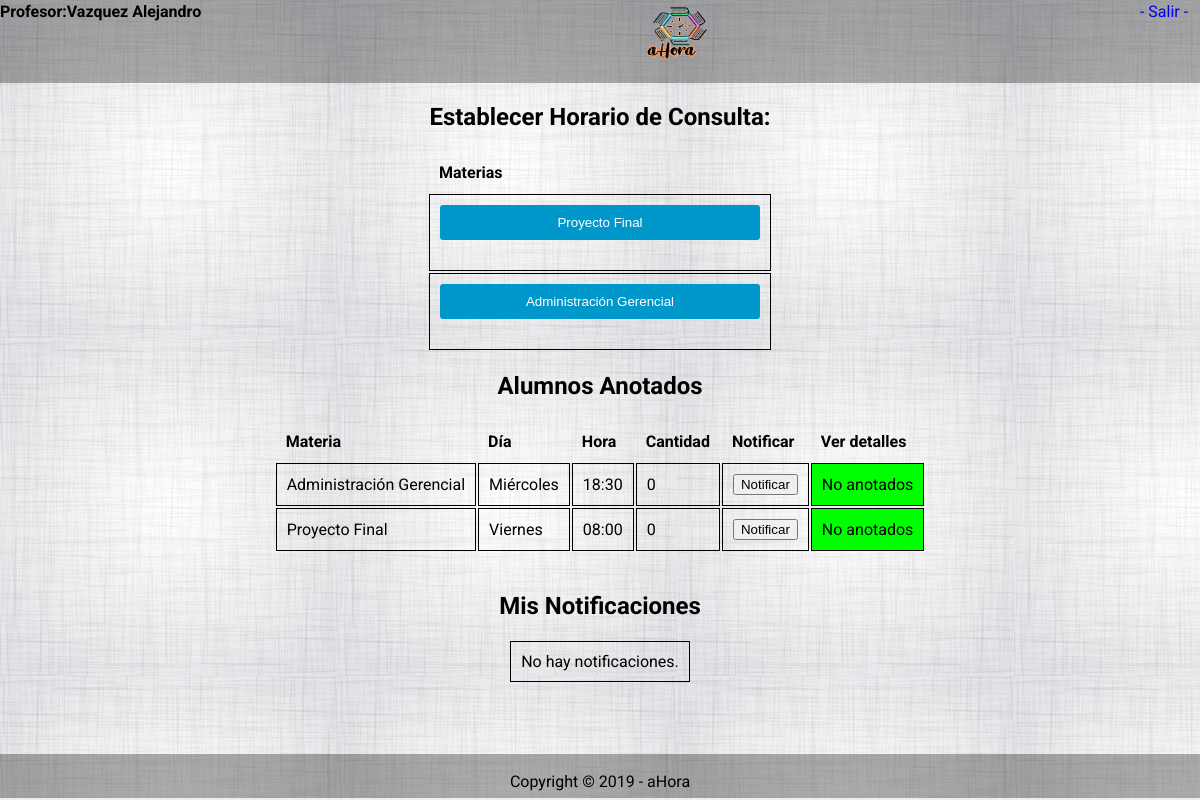
The page /vista/profesor/profesorPpal.php (signed in) on the database as committed earlier.
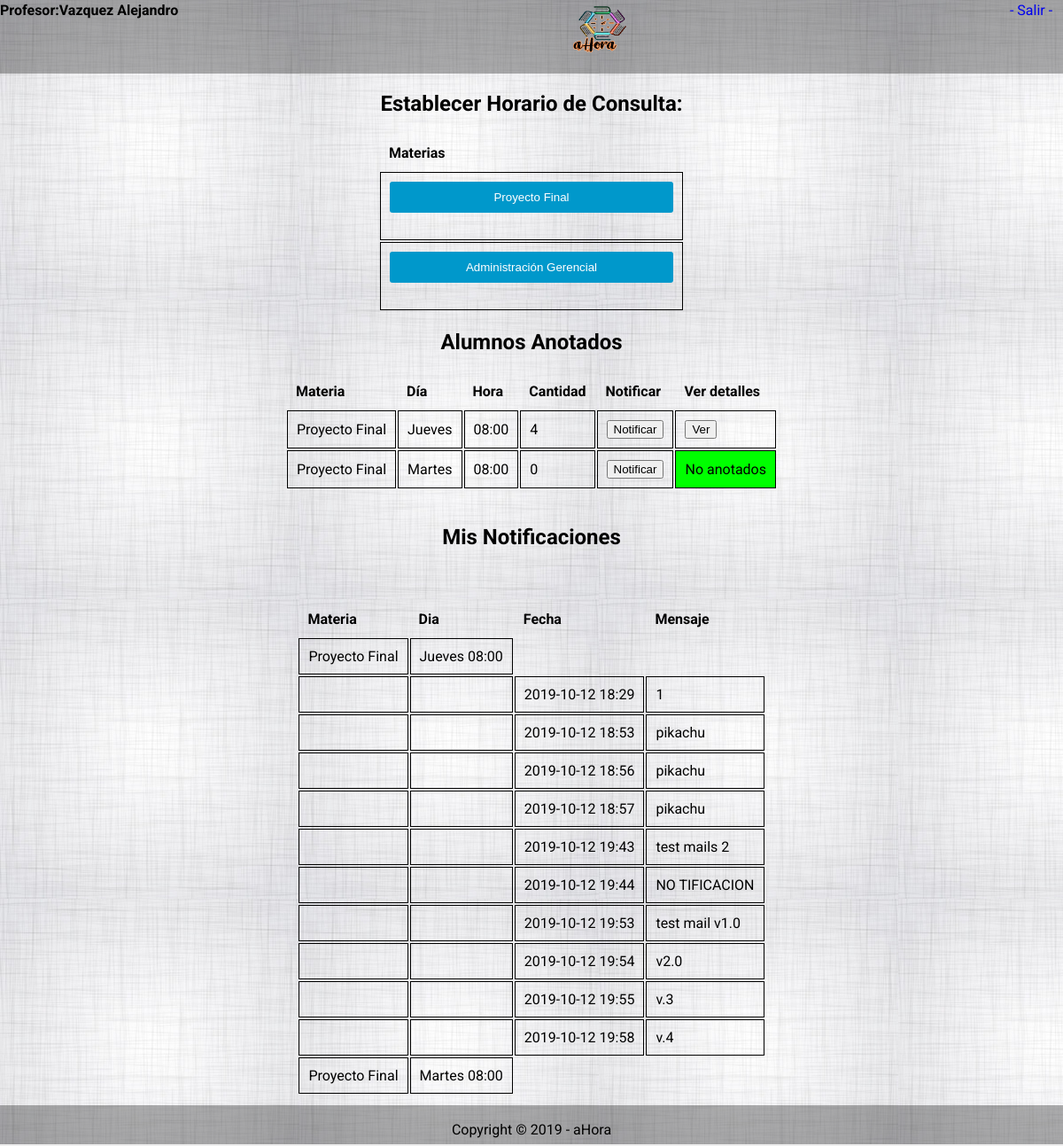
The same page on the database as committed later.
### tables this page shows
CREATE TABLE `materia` (
  `id_materia` int(20) NOT NULL,
  `nombreMateria` varchar(50) NOT NULL,
  `fk_departamento` int(20) NOT NULL,
  `fk_dia` int(20) NOT NULL
);

CREATE TABLE `dia` (
  `id_dia` int(20) NOT NULL,
  `dia` varchar(50) NOT NULL
);

CREATE TABLE `horariodeconsulta` (
  `id_horariodeconsulta` int(20) NOT NULL,
  `hora` char(5) NOT NULL,
  `activoDesde` date NOT NULL,
  `activoHasta` date NOT NULL,
  `fk_dia` int(20) NOT NULL,
  `fk_materia` int(20) NOT NULL,
  `fk_profesor` int(20) NOT NULL,
  `semestre` int(11) NOT NULL,
  `n` int(2) NOT NULL,
  `fk_aula` int(20) NOT NULL
);

CREATE TABLE `horadeconsulta` (
  `id_horadeconsulta` int(20) NOT NULL,
  `fechaDesdeAnotados` date NOT NULL,
  `fechaHastaAnotados` date NOT NULL,
  `cantidadAnotados` int(50) NOT NULL,
  `estadoPresentismo` varchar(50) NOT NULL,
  `estadoVigencia` varchar(50) NOT NULL,
  `fk_materia` int(20) NOT NULL,
  `fk_horariodeconsulta` int(20) NOT NULL,
  `fk_profesor` int(20) NOT NULL
);

CREATE TABLE `avisoprofesor` (
  `id_avisoprofesor` int(20) NOT NULL,
  `fechaAvisoProfesor` date NOT NULL,
  `detalleDescripcion` varchar(500) NOT NULL,
  `fk_horadeconsulta` int(20) NOT NULL,
  `horaAvisoProfesor` time(5) NOT NULL
);

### vista/rutas.php (called while the page is built, shortened)
<?php
$URL='http://localhost/ProyectoFinalUTN';
$fondo="/vista/fondoCuerpo.jpg";
$profesorNotificarAlumno='/vista/profesor/profesorNotificarAlumnos.php';
$profesorAlumnosAnotados='/vista/profesor/profesorAlumnosAnotados.php';

### controlador/profesor/profesorControlador.php (called while the page is built, shortened)
<?php
require 'C:/xampp/htdocs/ProyectoFinalUTN/vista/rutas.php';
class Profesorcontrolador extends conexion
{
    function buscarMateriasProfesor($id){
        $conn = $this->getconexion();
        $stmt = $conn->prepare("SELECT fk_materia,fk_dedicacion FROM dedicacion_materia_profesor where fk_profesor=$id");
        $stmt->execute();
        $listaDedicaciones=array();
        while($row = $stmt->fetch()) {
            $materia= $row['fk_materia'];
            $dedicacion= $row['fk_dedicacion'];
            $stmt2 = $conn->prepare("SELECT id_materia,nombreMateria,fk_departamento,fk_dia FROM materia where id_materia=$materia");
            $stmt2->execute();
            while($row = $stmt2->fetch()) {
                $mat = new Materia();
                $mat->setid_materia($row['id_materia']);
                $mat->setnombreMateria($row['nombreMateria']);
            }
        $stmt3 = $conn->prepare("SELECT id_dedicacion,tipo,cantidadHora FROM dedicacion where id_dedicacion=$dedicacion");
        $stmt3->execute();
            while($row = $stmt3->fetch()) {
                $ded = new Dedicacion();
                $ded->setid_dedicacion($row['id_dedicacion']);
                $ded->settipo($row['tipo']);
                $ded->setcantidadHora($row['cantidadHora']);
                $ded->setMateria($mat);
                array_push($listaDedicaciones,$ded);
            }
        }
        return $listaDedicaciones;
    }
    function alumnosAnotados($idprofesor){
        $listaHora=array();
        $conn = $this->getconexion();
        $stmt2 = $conn->prepare("SELECT id_horadeconsulta,fk_horariodeconsulta,fk_materia,cantidadAnotados FROM horadeconsulta where fk_profesor=$idprofesor and estadoVigencia='activo'");
        $stmt2->execute();
        while($row = $stmt2->fetch()) {
            $hora = new HoraDeConsulta();
            $hora->setid_horadeconsulta($row['id_horadeconsulta']);
            $hora->setcantidadAnotados($row['cantidadAnotados']);
            $tempidhorario =$row['fk_horariodeconsulta'];
            $temporalMateriaid =$row['fk_materia'];
             $temphoraconsulta =$row['id_horadeconsulta'];
              $stmt3 = $conn->prepare("SELECT  id_horariodeconsulta,hora,activoDesde,activoHasta,semestre,fk_dia,fk_profesor,fk_materia FROM horariodeconsulta where id_horariodeconsulta=$tempidhorario");
              $stmt3->execute();
                while($row = $stmt3->fetch()) {
                    $hor = new HorarioDeConsulta();
                    $hor->setid_horariodeconsulta($row['id_horariodeconsulta']);
                    $hor->sethora($row['hora']);
                    $hor->setactivoDesde($row['activoDesde']);
                    $hor->setactivoHasta($row['activoHasta']);
                    $hor->setsemestre($row['semestre']);
                        $tempDia =$row['fk_dia'];
                        $stmt4 = $conn->prepare("SELECT id_dia,dia FROM dia where id_dia=$tempDia");
                        $stmt4->execute();
                        while($row = $stmt4->fetch()) {
                            $dia = new Dia();
                            $dia->setid_dia($row['id_dia']);
                            $dia->setdia($row['dia']);
                            $hor->setdia($dia);
                        }
                    $hora->setHorarioDeConsulta($hor);
                }
            $stmt5 = $conn->prepare("SELECT id_materia,nombreMateria,fk_departamento,fk_dia FROM materia where id_materia=$temporalMateriaid");
            $stmt5->execute();
            while($row = $stmt5->fetch()) {
                $mat = new Materia();
                $mat->setid_materia($row['id_materia']);
                $mat->setnombreMateria($row['nombreMateria']);
                $hora->setMateria($mat);
            }
            $listaAvisos=array();
            $stmt6 = $conn->prepare("SELECT id_avisoProfesor,detalleDescripcion,fechaAvisoProfesor,horaAvisoProfesor FROM avisoprofesor where fk_horadeconsulta=$temphoraconsulta");
            $stmt6->execute();
            while($row = $stmt6->fetch()) {
                $aviso= new AvisoProfesor();
                $aviso->setid_avisoProfesor($row['id_avisoProfesor']);
                $aviso->setdetalleDescripcion($row['detalleDescripcion']);
                $aviso->setfechaAvisoProfesor($row['fechaAvisoProfesor']);
                $aviso->sethoraAvisoProfesor($row['horaAvisoProfesor']);
                array_push($listaAvisos,$aviso);
            }
            $hora->setAvisoProfesor($listaAvisos);
            array_push($listaHora,$hora);
        }
        return $listaHora;
    }
    function hayAvisosProfesor($hora){
        $respuesta = false;
        foreach ($hora as $horadeconsulta) {
           foreach ($horadeconsulta->getAvisoProfesor() as $aviso) {
            if (isset($aviso)){
                $respuesta=true;
                break;
            }
           }
        }
        return $respuesta;
    }
                    function buscarProfesorDeUsuario($idusuario){
                        $conn = $this->getconexion();
                        $stmt = $conn->prepare("SELECT fk_profesor FROM usuario where id_usuario=$idusuario");
                        $stmt->execute();
                        $idprofesor=null;
                        while($row = $stmt->fetch()) {
                           $idprofesor=$row['fk_profesor'];
                        }
                       return $idprofesor;
                        }
}

### modelo/Dedicacion.php (called while the page is built, shortened)
<?php
class Dedicacion
{
	var $id_dedicacion;
	var $Materia;
	function getid_dedicacion()
	{
		return $this->id_dedicacion;
	}
	function setid_dedicacion($newVal)
	{
		$this->id_dedicacion = $newVal;
	}
	function getMateria()
	{
		return $this->Materia;
	}
	function setMateria($newVal)
	{
		$this->Materia = $newVal;
	}
}
?>

### modelo/Materia.php (called while the page is built, shortened)
<?php
class Materia
{
	var $nombreMateria;
	function getnombreMateria()
	{
		return $this->nombreMateria;
	}
	function setnombreMateria($newVal)
	{
		$this->nombreMateria = $newVal;
	}
}
?>

### modelo/HoraDeConsulta.php (called while the page is built, shortened)
<?php
require_once ('Materia.php');
require_once ('HorarioDeConsulta.php');
class HoraDeConsulta
{
	var $id_horadeconsulta;
	var $cantidadAnotados;
	var $Materia;
	var $HorarioDeConsulta;
	var $AvisoProfesor;
	function getid_horadeconsulta()
	{
		return $this->id_horadeconsulta;
	}
	function setid_horadeconsulta($newVal)
	{
		$this->id_horadeconsulta = $newVal;
	}
	function getMateria()
	{
		return $this->Materia;
	}
	function setMateria($newVal)
	{
		$this->Materia = $newVal;
	}
	function getAvisoProfesor()
	{
		return $this->AvisoProfesor;
	}
	function setAvisoProfesor($newVal)
	{
		$this->AvisoProfesor = $newVal;
	}
	function getcantidadAnotados()
	{
		return $this->cantidadAnotados;
	}
	function setcantidadAnotados($newVal)
	{
		$this->cantidadAnotados = $newVal;
	}
	function getHorarioDeConsulta()
	{
		return $this->HorarioDeConsulta;
	}
	function setHorarioDeConsulta($newVal)
	{
		$this->HorarioDeConsulta = $newVal;
	}
}
?>

### modelo/HorarioDeConsulta.php (called while the page is built, shortened)
<?php
require_once('Dia.php');
class HorarioDeConsulta
{
	var $hora;
	function getDia()
	{
		return $this->Dia;
	}
	function setDia($newVal)
	{
		$this->Dia = $newVal;
	}
	function gethora()
	{
		return $this->hora;
	}
	function sethora($newVal)
	{
		$this->hora = $newVal;
	}
}
?>

### modelo/Dia.php (called while the page is built, shortened)
<?php
class Dia
{
	var $dia;
    function getDia()
	{
		return $this->dia;
	}
	function setDia($newVal)
	{
		$this->dia = $newVal;
    }
}
    ?>

### modelo/AvisoProfesor.php (called while the page is built, shortened)
<?php
class AvisoProfesor
{
	var $detalleDescripcion;
	var $fechaAvisoProfesor;
	var $horaAvisoProfesor;
	function gethoraAvisoProfesor()
	{
		return $this->horaAvisoProfesor;
	}
	function sethoraAvisoProfesor($newVal)
	{
		$this->horaAvisoProfesor = $newVal;
	}
	function getdetalleDescripcion()
	{
		return $this->detalleDescripcion;
	}
	function setdetalleDescripcion($newVal)
	{
		$this->detalleDescripcion = $newVal;
	}
	function getfechaAvisoProfesor()
	{
		return $this->fechaAvisoProfesor;
	}
	function setfechaAvisoProfesor($newVal)
	{
		$this->fechaAvisoProfesor = $newVal;
	}
}
?>

### vista/profesor/profesorPpal.php (the view, shortened to what the rows shown need)
<?php
require_once 'C:/xampp/htdocs/ProyectoFinalUTN/vista/rutas.php';
$idusuario=$_SESSION['usuario'];
$a=new profesorControlador();
$idProfesor=$a->buscarProfesorDeUsuario($idusuario);
?>
<!DOCTYPE html>
<html>
    <head>
        <link href="./../assert/css/style.css" rel="stylesheet" type="text/css"/>
    </head>
    <body background = <?php echo $URL.$fondo?>>
        <?php require './../partials/headerp.php' ?>
        <?php
        $notificar= $URL . $profesorNotificarAlumno;
        $anotados= $URL . $profesorAlumnosAnotados;
        ?>
        <h2>Establecer Horario de Consulta:</h2>
        <form action="profesorPpal.php" method="POST">
            <div>
                <table align='center' class="table-mostrar" id="tablaMateria">
                    <tbody>
                        <tr>
                            <th> Materias </th>
                        </tr>
                        <?php
                        $a =new profesorControlador ;
                        $listaDedicaciones = $a->buscarMateriasProfesor($idProfesor);
                        foreach ($listaDedicaciones as $dedicacion): ?>
                        <tr>
                            <td>
                                <input type="submit" name="nombreMateriaSeleccionada" id='<?php echo $dedicacion->getid_dedicacion()?>'  value="<?php echo $dedicacion->getMateria()->getnombreMateria()?>" formaction="profesorEstablecerHorario.php"
                            onclick=""></input>
                            </td>
                        </tr>
                        <?php endforeach;
                            ?>
                    </tbody>
                </table>
            </div>
            <div>
                <h2>Alumnos Anotados</h2>
                <table align='center' id="tablaAlumnosAnotados" onclick="">
                    <thead>
                        <th>Materia</th>
                        <th>Día</th>
                        <th>Hora</th>
                        <th>Cantidad</th>
                        <th>Notificar</th>
                        <th>Ver detalles</th>
                    </thead>
                   <?php
                   $alumnosanotados = $a->alumnosAnotados($idProfesor);
                  ?>
                    <tbody>
                     <?php  foreach ($alumnosanotados as $hora): ?>
                     <tr>
                            <td>
                            <?php echo $hora->getMateria()->getnombreMateria() ?>
                            </td>
                            <td>
                            <?php echo $hora->getHorarioDeConsulta()->getdia()->getdia() ?>
                            </td>
                            <td>
                            <?php echo $hora->getHorarioDeConsulta()->gethora() ?>
                            </td>
                            <td>
                            <?php echo $hora->getcantidadAnotados() ?>
                            </td>
                            <td>
                                <button name="Notificaridhora" type='submit' value=<?php echo $hora->getid_horadeconsulta()?> formaction=<?php echo $notificar?> > Notificar </button>
                            </td>
                            <?php if ($hora->getcantidadAnotados()>0){ ?>
                            <td>
                                <button name="Notificaridhora" type='submit' value=<?php echo $hora->getid_horadeconsulta()?> formaction=<?php echo $anotados?> > Ver </button>
                            </td>
                            <?php } else {
                                echo  '<td bgcolor="Lime">';
                                echo "No anotados";
                                echo  '</td>';
                                 }; ?>
                        </tr>
                        <?php endforeach;
                            ?>
                    </tbody>
                </table>
            </div>
            <div>
            <br>
            <h2>Mis Notificaciones</h2>
            <?php if ($a->hayAvisosProfesor($alumnosanotados)){ ?>
            <table  align='center' class="table-mostrar" id="tablaAvisos" onclick="" >
                <thead>
                    <th>Materia</th>
                    <th>Dia</th>
                    <th>Fecha</th>
                    <th>Mensaje</th>
                </thead>
                <?php
                    foreach ($alumnosanotados as $hora): ?>
                <br>
                <tr>
                    <td>
                        <?php echo $hora->getMateria()->getnombreMateria(); ?>
                    </td>
                    <td>    <?php echo $hora->getHorariodeConsulta()->getdia()->getdia(); ?>
                               <?php echo $hora->getHorariodeConsulta()->gethora(); ?>
                               </td>
                    <?php foreach ($hora->getAvisoProfesor() as $aviso): ?>
                <tr>
                <td></td>
                <td>
                </td>
                <td>
                    <?php echo $aviso->getfechaAvisoProfesor();
                    echo substr($aviso->gethoraAvisoProfesor(), 0, 5);
                     ?>
                </td>
                <td>
                    <?php echo $aviso->getdetalleDescripcion() ?>
                </td>
                </tr>
                    <?php endforeach;
                    ?>
                </tr>
                    <?php endforeach;
                    ?>
                </table>
                    <?php }; ?>
                <br>
                <br>
                <br>
            </div>
        </form>
    </body>
</html>

Rows that differ between the two databases and show on the page:
no longer on this page (row unchanged): dia: dia "Miércoles"
removed horariodeconsulta: hora "18:30"
no longer on this page (row unchanged): dia: dia "Viernes"
removed horariodeconsulta: hora "08:00"
removed horadeconsulta: cantidadAnotados "0"
now on this page (row unchanged): dia: dia "Jueves"
added horariodeconsulta: hora "08:00"
added horadeconsulta: cantidadAnotados "4"
now on this page (row unchanged): dia: dia "Martes"
added horariodeconsulta: hora "08:00"
added avisoprofesor: fechaAvisoProfesor "2019-10-12", horaAvisoProfesor "18:29", detalleDescripcion "1"
added avisoprofesor: fechaAvisoProfesor "2019-10-12", horaAvisoProfesor "18:53", detalleDescripcion "pikachu"
added avisoprofesor: fechaAvisoProfesor "2019-10-12", horaAvisoProfesor "18:56", detalleDescripcion "pikachu"
added avisoprofesor: fechaAvisoProfesor "2019-10-12", horaAvisoProfesor "18:57", detalleDescripcion "pikachu"
added avisoprofesor: fechaAvisoProfesor "2019-10-12", horaAvisoProfesor "19:43", detalleDescripcion "test mails 2"
added avisoprofesor: fechaAvisoProfesor "2019-10-12", horaAvisoProfesor "19:44", detalleDescripcion "NO TIFICACION"
added avisoprofesor: fechaAvisoProfesor "2019-10-12", horaAvisoProfesor "19:53", detalleDescripcion "test mail v1.0"
added avisoprofesor: fechaAvisoProfesor "2019-10-12", horaAvisoProfesor "19:54", detalleDescripcion "v2.0"
added avisoprofesor: fechaAvisoProfesor "2019-10-12", horaAvisoProfesor "19:55", detalleDescripcion "v.3"
added avisoprofesor: fechaAvisoProfesor "2019-10-12", horaAvisoProfesor "19:58", detalleDescripcion "v.4"
Other text that changed with them:
new list line: "Proyecto Final"
new list line: "Notificar Ver"
new list line: "Notificar No anotados"
text no longer shown: "No hay notificaciones."
text now shown: "Materia Dia Fecha Mensaje"
list line gone: "Administración Gerencial"
list line gone: "Notificar No anotados"
list line gone: "Proyecto Final"
